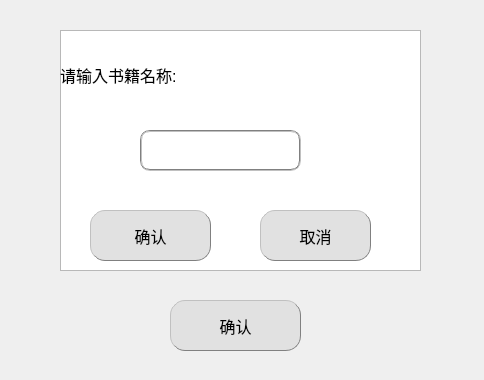
<?xml version="1.0" encoding="UTF-8"?>
<ui version="4.0">
 <class>ChooseBook</class>
 <widget class="QDialog" name="ChooseBook">
  <property name="geometry">
   <rect>
    <x>0</x>
    <y>0</y>
    <width>484</width>
    <height>380</height>
   </rect>
  </property>
  <property name="windowTitle">
   <string>Dialog</string>
  </property>
  <widget class="QLabel" name="label">
   <property name="geometry">
    <rect>
     <x>60</x>
     <y>40</y>
     <width>171</width>
     <height>71</height>
    </rect>
   </property>
   <property name="text">
    <string>&lt;html&gt;&lt;head/&gt;&lt;body&gt;&lt;p&gt;&lt;span style=&quot; font-size:12pt;&quot;&gt;请输入书籍名称:&lt;/span&gt;&lt;/p&gt;&lt;/body&gt;&lt;/html&gt;</string>
   </property>
  </widget>
  <widget class="QLineEdit" name="bookIn">
   <property name="geometry">
    <rect>
     <x>140</x>
     <y>130</y>
     <width>161</width>
     <height>41</height>
    </rect>
   </property>
   <property name="font">
    <font>
     <pointsize>12</pointsize>
    </font>
   </property>
   <property name="styleSheet">
    <string notr="true">border:2px groove gray;border-radius:10px;padding:2px 4px</string>
   </property>
  </widget>
  <widget class="QPushButton" name="confirmBtn">
   <property name="geometry">
    <rect>
     <x>90</x>
     <y>210</y>
     <width>121</width>
     <height>51</height>
    </rect>
   </property>
   <property name="font">
    <font>
     <pointsize>12</pointsize>
    </font>
   </property>
   <property name="styleSheet">
    <string notr="true">background-color: rgb(225, 225, 225);border:1px groove gray;border-radius:15px;padding:1px 4px;border-style: outset;</string>
   </property>
   <property name="text">
    <string>确认</string>
   </property>
  </widget>
  <widget class="QPushButton" name="exitBtn">
   <property name="geometry">
    <rect>
     <x>260</x>
     <y>210</y>
     <width>111</width>
     <height>51</height>
    </rect>
   </property>
   <property name="font">
    <font>
     <pointsize>12</pointsize>
    </font>
   </property>
   <property name="styleSheet">
    <string notr="true">background-color: rgb(225, 225, 225);border:1px groove gray;border-radius:15px;padding:1px 4px;border-style: outset;</string>
   </property>
   <property name="text">
    <string>取消</string>
   </property>
  </widget>
  <widget class="QTextBrowser" name="textBrowser">
   <property name="geometry">
    <rect>
     <x>60</x>
     <y>30</y>
     <width>361</width>
     <height>241</height>
    </rect>
   </property>
   <property name="font">
    <font>
     <pointsize>12</pointsize>
    </font>
   </property>
  </widget>
  <widget class="QPushButton" name="enBtn">
   <property name="geometry">
    <rect>
     <x>170</x>
     <y>300</y>
     <width>131</width>
     <height>51</height>
    </rect>
   </property>
   <property name="font">
    <font>
     <pointsize>12</pointsize>
    </font>
   </property>
   <property name="styleSheet">
    <string notr="true">background-color: rgb(225, 225, 225);border:1px groove gray;border-radius:15px;padding:1px 4px;border-style: outset;</string>
   </property>
   <property name="text">
    <string>确认</string>
   </property>
  </widget>
  <widget class="QLabel" name="label_2">
   <property name="geometry">
    <rect>
     <x>-12</x>
     <y>-2</y>
     <width>501</width>
     <height>411</height>
    </rect>
   </property>
   <property name="text">
    <string/>
   </property>
   <property name="pixmap">
    <pixmap resource="pic.qrc">:/new/prefix1/5.png</pixmap>
   </property>
  </widget>
  <zorder>label_2</zorder>
  <zorder>textBrowser</zorder>
  <zorder>label</zorder>
  <zorder>bookIn</zorder>
  <zorder>confirmBtn</zorder>
  <zorder>exitBtn</zorder>
  <zorder>enBtn</zorder>
 </widget>
 <resources>
  <include location="pic.qrc"/>
 </resources>
 <connections/>
</ui>
